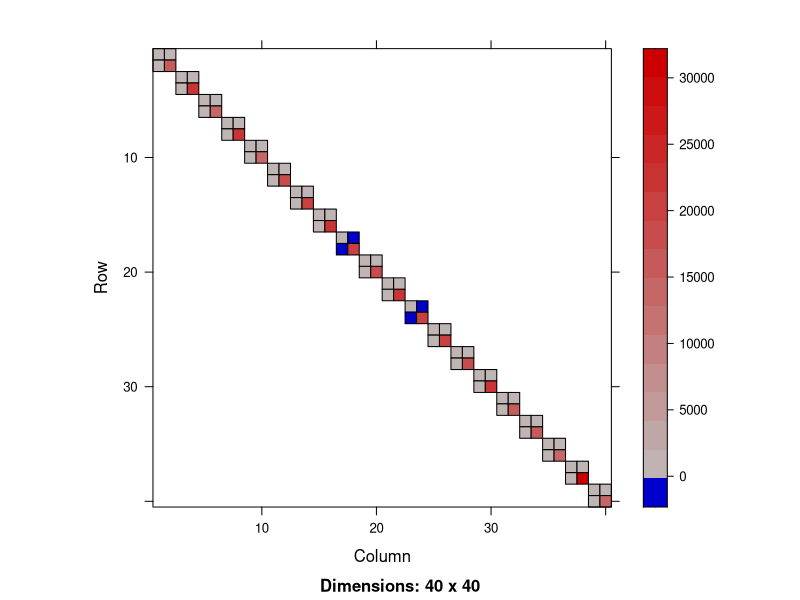

Source code (R):
library(MASS)
library(Matrix)
library(lme4)

# Say 20 subs, 5 readings each
fS <- gl(20, 50)
JS <- t(as(fS, Class = "sparseMatrix"))
num_s <- 5

# Random intercept and random readings as RFX
XS <- cbind(1,20*rnorm(1000))

# Generate random effects matrix for subject factor
ZS <- t(KhatriRao(t(JS), t(XS)))

# Construct RFX matrix
Z <- ZS

# Image of Z'Z
image(t(Z)%*%Z)

# Image of Zi'Zi where Z1 is the first 10 rows of Z, 
# z2 is second and so on
#image(t(Z[1:10,])%*%Z[1:10,])
#image(t(Z[11:20,])%*%Z[11:20,])

# Fixed effects matrix
X <- cbind(1, rnorm(1000), rnorm(1000))

# Make RFX variance matrix
cov_s <- matrix(c(2,0.5,0.5,4),nrow=2,ncol=2)

# Combine to get sparse block diag
sigma <- cov_s
for (i in c(2:20)){
  sigma <- bdiag(sigma, cov_s)
}

# Generate b
b <- mvrnorm(n = 1, matrix(0L, nrow = dim(Z)[2], ncol = 1), sigma, tol = 1e-6, empirical = FALSE, EISPACK = FALSE)

# Generate beta
beta <- c(1:3)

# Generate response 
y <- X%*%beta + Z%*%b + rnorm(1000)

#------------------------------------------------------------------------------------------------
# Now to see if lmer can decipher this model
y <- as.matrix(y)

x1 <- as.matrix(X[,1])
x2 <- as.matrix(X[,2])
x3 <- as.matrix(X[,3])

z1 <- as.matrix(XS[,1])
z2 <- as.matrix(XS[,2])

m <- lmer(y ~ x2 + x3 + (z2|fS)) #Don't need intercepts in R - automatically assumed

# FFX estimates
fixef(m)
print(beta)

# RFX estimates
ranef(m)
print(t(matrix(b, 2, 20)))

# RFX variances
as.matrix(Matrix::bdiag(VarCorr(m)))
print(cov_s)

summary(m)

